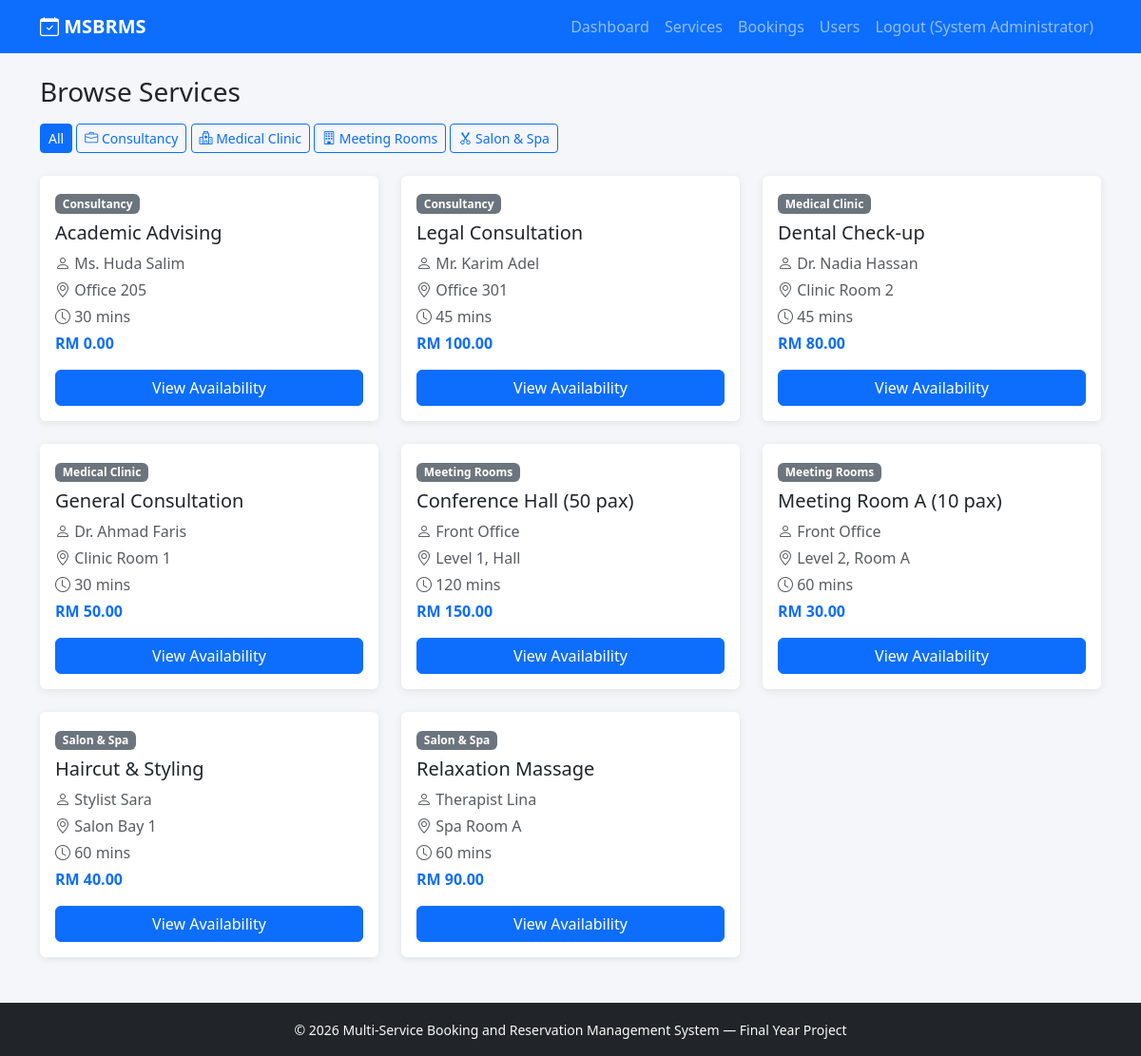
Page /customer/browse.php (signed in) on the committed database.
### tables this page shows
CREATE TABLE service_categories (
    category_id INT AUTO_INCREMENT PRIMARY KEY,
    category_name VARCHAR(100) NOT NULL,
    description TEXT,
    icon VARCHAR(50) DEFAULT 'bi-calendar',
    created_at DATETIME DEFAULT CURRENT_TIMESTAMP
);

CREATE TABLE services (
    service_id INT AUTO_INCREMENT PRIMARY KEY,
    category_id INT NOT NULL,
    provider_name VARCHAR(100) NOT NULL,       
    service_name VARCHAR(150) NOT NULL,
    description TEXT,
    duration_minutes INT NOT NULL DEFAULT 30,
    price DECIMAL(10,2) NOT NULL DEFAULT 0.00,
    location VARCHAR(150),
    is_active TINYINT(1) NOT NULL DEFAULT 1,
    created_at DATETIME DEFAULT CURRENT_TIMESTAMP,
    FOREIGN KEY (category_id) REFERENCES service_categories(category_id) ON DELETE CASCADE
);

### models/Service.php (called while the page is built, shortened)
<?php
class Service
{
    public static function allCategories()
    {
        $db = getDB();
        return $db->query("SELECT * FROM service_categories ORDER BY category_name")->fetchAll();
    }
    public static function allServices($activeOnly = true)
    {
        $db = getDB();
        $sql = "SELECT s.*, c.category_name FROM services s
                JOIN service_categories c ON s.category_id = c.category_id";
        if ($activeOnly) $sql .= " WHERE s.is_active = 1";
        $sql .= " ORDER BY c.category_name, s.service_name";
        return $db->query($sql)->fetchAll();
    }
}

### includes/auth.php (called while the page is built, shortened)
<?php
function e($str) {
    return htmlspecialchars($str ?? '', ENT_QUOTES, 'UTF-8');
}

### customer/browse.php (the view, shortened to what this page needs)
<?php
require_once __DIR__ . '/../includes/auth.php';
require_once __DIR__ . '/../models/Service.php';
$categoryId = $_GET['category_id'] ?? null;
$categories = Service::allCategories();
$services = $categoryId ? Service::byCategory($categoryId) : Service::allServices();
include __DIR__ . '/../views/layouts/header.php';
?>
<h3 class="mb-3">Browse Services</h3>
<div class="mb-4">
  <a href="/customer/browse.php" class="btn btn-sm <?= !$categoryId ? 'btn-primary' : 'btn-outline-primary' ?>">All</a>
  <?php foreach ($categories as $cat): ?>
    <a href="?category_id=<?= $cat['category_id'] ?>"
       class="btn btn-sm <?= $categoryId == $cat['category_id'] ? 'btn-primary' : 'btn-outline-primary' ?>">
       <i class="bi <?= e($cat['icon']) ?>"></i> <?= e($cat['category_name']) ?>
    </a>
  <?php endforeach; ?>
</div>
<div class="row g-4">
<?php foreach ($services as $s): ?>
  <div class="col-md-4">
    <div class="card card-service h-100">
      <div class="card-body">
        <span class="badge bg-secondary mb-2"><?= e($s['category_name'] ?? '') ?></span>
        <h5 class="card-title"><?= e($s['service_name']) ?></h5>
        <p class="text-muted mb-1"><i class="bi bi-person"></i> <?= e($s['provider_name']) ?></p>
        <p class="text-muted mb-1"><i class="bi bi-geo-alt"></i> <?= e($s['location']) ?></p>
        <p class="text-muted mb-1"><i class="bi bi-clock"></i> <?= (int)$s['duration_minutes'] ?> mins</p>
        <p class="fw-bold text-primary">RM <?= number_format($s['price'],2) ?></p>
        <a href="/customer/service.php?id=<?= $s['service_id'] ?>" class="btn btn-primary w-100">View Availability</a>
      </div>
    </div>
  </div>
<?php endforeach; ?>
</div>
<?php include __DIR__ . '/../views/layouts/footer.php'; ?>

### public/css/style.css (style rules this page uses)
body { background-color: #f4f6f9; display: flex; flex-direction: column; min-height: 100vh; }
.card-service { transition: transform .15s ease; border: none; box-shadow: 0 2px 8px rgba(0,0,0,.08); }

### rows in the picture
service_categories: category_name "Consultancy"
service_categories: category_name "Medical Clinic"
service_categories: category_name "Meeting Rooms"
service_categories: category_name "Salon & Spa"
services: category.category_name "Consultancy", service_name "Academic Advising", provider_name "Ms. Huda Salim", location "Office 205", duration_minutes "30", price "0.00"
services: category.category_name "Consultancy", service_name "Legal Consultation", provider_name "Mr. Karim Adel", location "Office 301", duration_minutes "45", price "100.00"
services: category.category_name "Medical Clinic", service_name "Dental Check-up", provider_name "Dr. Nadia Hassan", location "Clinic Room 2", duration_minutes "45", price "80.00"
services: category.category_name "Medical Clinic", service_name "General Consultation", provider_name "Dr. Ahmad Faris", location "Clinic Room 1", duration_minutes "30", price "50.00"
services: category.category_name "Meeting Rooms", service_name "Conference Hall (50 pax)", provider_name "Front Office", location "Level 1, Hall", duration_minutes "120", price "150.00"
services: category.category_name "Meeting Rooms", service_name "Meeting Room A (10 pax)", provider_name "Front Office", location "Level 2, Room A", duration_minutes "60", price "30.00"
services: category.category_name "Salon & Spa", service_name "Haircut & Styling", provider_name "Stylist Sara", location "Salon Bay 1", duration_minutes "60", price "40.00"
services: category.category_name "Salon & Spa", service_name "Relaxation Massage", provider_name "Therapist Lina", location "Spa Room A", duration_minutes "60", price "90.00"

### other values in the picture
$_SESSION['name'] "System Administrator"
